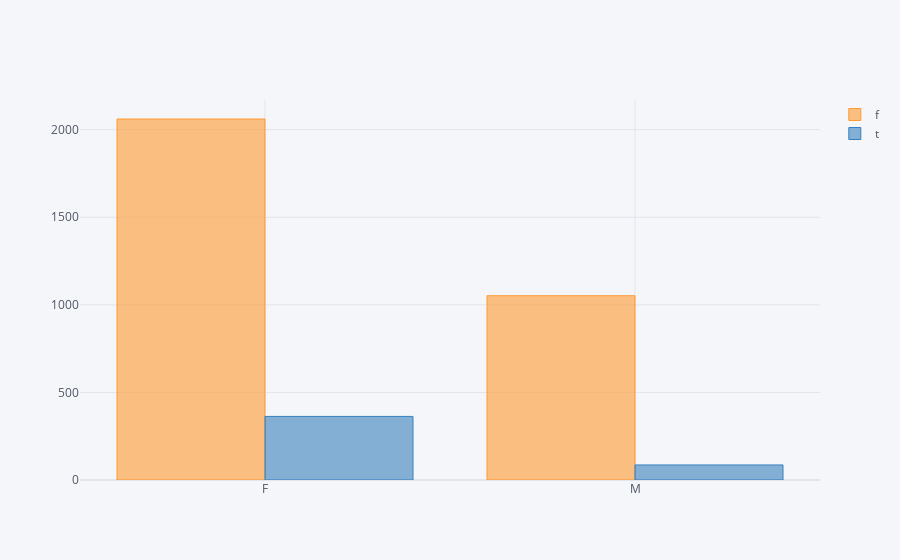

Write notebook code for a chart like this one.
### Code cell
pd.crosstab(df['sex'],df['on_thyroxine']).iplot(kind='bar')

### Figure 1 — Plotly figure (JSON) as saved in the notebook; plotly's stock layout.template omitted (floating-point values rounded to 4 significant figures)
{"data": [{"marker": {"color": "rgba(255, 153, 51, 0.6)", "line": {"color": "rgba(255, 153, 51, 1.0)", "width": 1}}, "name": "f", "orientation": "v", "text": "", "type": "bar", "x": ["F", "M"], "y": [2061, 1052]}, {"marker": {"color": "rgba(55, 128, 191, 0.6)", "line": {"color": "rgba(55, 128, 191, 1.0)", "width": 1}}, "name": "t", "orientation": "v", "text": "", "type": "bar", "x": ["F", "M"], "y": [363, 86]}], "layout": {"autosize": true, "legend": {"bgcolor": "#F5F6F9", "font": {"color": "#4D5663"}}, "paper_bgcolor": "#F5F6F9", "plot_bgcolor": "#F5F6F9", "title": {"font": {"color": "#4D5663"}}, "xaxis": {"autorange": true, "gridcolor": "#E1E5ED", "range": [-0.5, 1.5], "showgrid": true, "tickfont": {"color": "#4D5663"}, "title": {"font": {"color": "#4D5663"}, "text": ""}, "type": "category", "zerolinecolor": "#E1E5ED"}, "yaxis": {"autorange": true, "gridcolor": "#E1E5ED", "range": [0, 2169.0], "showgrid": true, "tickfont": {"color": "#4D5663"}, "title": {"font": {"color": "#4D5663"}, "text": ""}, "type": "linear", "zerolinecolor": "#E1E5ED"}}}
